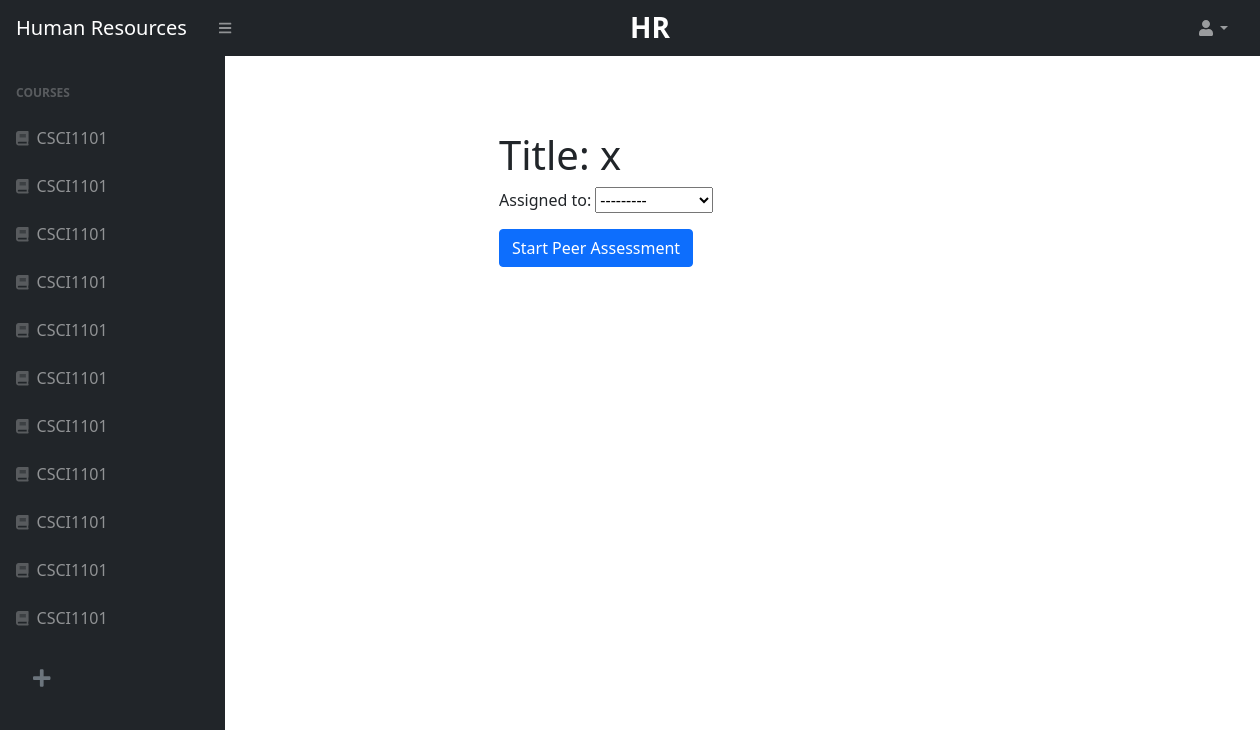
Page /54/27/start_assessment/ (signed in) on the committed database.
### courses/models.py (models this page shows)
class Course(models.Model):
	SEMESTERS = (
		('FALL', 'Fall'),
		('SPRING', 'Spring'),
		('SUMMER', 'Summer'),
		('WINTER', 'Winter')
	)
	name = models.CharField(max_length=120, blank=False)
	semester 	= models.CharField(max_length=10, choices=SEMESTERS)
	year 		= models.DecimalField(max_digits=5,decimal_places=0, blank=False)
	code 		= models.CharField(max_length=30, blank=False)
	course_id 	= models.AutoField(primary_key=True)
	professor = models.EmailField(max_length=120)

### assessments/models.py (models this page shows)
class PeerAssessment(models.Model):
    title = models.CharField(max_length=64)
    is_active = models.BooleanField(default=False)
    creator = models.ForeignKey(User, on_delete=models.CASCADE,default=None)
    creation_date = models.DateTimeField(default=timezone.now)
    end_date = models.DateTimeField(default=get_week_ahead)
    course_id = models.IntegerField()
    is_published = models.BooleanField(default=False)

### assessments/views.py (the view)
# urls.py: path("<int:peer_assessment_pk>/<int:course_pk>/start_assessment/", assessment_views.start_assessment, name="start_assessment"),
@login_required
def start_assessment(request, peer_assessment_pk,course_pk):
    peer_assessment = get_object_or_404(PeerAssessment, pk=peer_assessment_pk, is_active=True)
    groups = request.user.groups.all()
    groupmates = User.objects.all()
    for g in groups:
        print(g.name)
        groupmates = User.objects.filter(groups__name=g.name)
    if peer_assessment.end_date < timezone.now():
        peer_assessment.is_active = False
        print("after end date")
        return redirect("assessment_results", peer_assessment_pk=peer_assessment_pk, course_pk=course_pk)
    if request.method == "POST":
        form = SubmissionForm(request.POST)
        form.assigned_to = forms.ModelChoiceField(queryset=groupmates)
        if form.is_valid():
            if Submission.objects.filter(assigned_to = form.cleaned_data["assigned_to"]).filter(submitted_by = request.user).filter(peer_assessment= peer_assessment).exists():
                Submission.objects.filter(assigned_to = form.cleaned_data["assigned_to"]).filter(submitted_by = request.user).filter(peer_assessment= peer_assessment).delete()
                print("updated")
            sub = form.save(commit=False)
            sub.peer_assessment = peer_assessment
            sub.submitted_by = request.user
            sub.save()
            return redirect("submit_assessment", peer_assessment_pk=peer_assessment_pk, sub_pk=sub.pk, course_pk = course_pk)
    else:
        form = SubmissionForm()
        form.assigned_to = forms.ModelChoiceField(queryset=groupmates)
    data = {
        "course_list": get_user_registrations(request),
        "invitations": get_user_invitations(request),
        "current_course": course_pk,
        "current_course_name": Course.objects.get(course_id=course_pk).name,
        "peer_assessment": peer_assessment,
        "form": form
    }
    return render(request, "assessments/start_assessment.html", data)

### assessments/forms.py
class SubmissionForm(forms.ModelForm):
    assigned_to = forms.ModelChoiceField(queryset=User.objects.all())
    class Meta:
        model = Submission
        fields = ['assigned_to']

### assessments/views.py (called while the page is built)
def get_user_registrations(request):
    if request.user.is_staff:
        registrations = Course.objects.filter(professor=request.user.email)
    else:
        registrations = Registration.objects.filter(student=request.user.email)
    return registrations

def get_user_invitations(request):
    invitations = []
    if not request.user.is_staff:
        invitations = Invitation.objects.filter(student=request.user.email)
    return invitations

### assessments/templates/assessments/start_assessment.html (shortened to what this page needs)
{% extends "users/home.html" %}
{% load static %}
{% load crispy_forms_tags %}
{% block course_header %}
<div class="col">
    <h1 style="font-size: 1.75rem;" style="align-items:center" class="navbar-brand d-md-inline-block ms-auto">
        <strong>{{current_course_name}}</strong></h1>
</div>
<ul class="navbar-nav ms-auto ms-md-0 me-3 me-lg-4">
    <li class="nav-item dropdown">
        <a class="nav-link dropdown-toggle" id="navbarDropdown" href="#" role="button" data-bs-toggle="dropdown"
            aria-expanded="false"><i class="fas fa-user fa-fw"></i></a>
    </li>
</ul>
{% endblock %}
{% block core_content %}
<div style="margin-left: 50px; margin-top: 75px;" class="container-fluid px-4">
    <div style="margin-left: 200px;" class="ui center aligned basic very padded segment">
        <div class="ui left aligned basic very padded segment">
            <div class="ui center aligned basic very padded segment">
                <h1 class="ui header">Title: {{ peer_assessment.title }}
                </h1>
                <form method="post" action="" style="display: inline-block;">
                    {{form.as_p}}
                    <button type="submit" class="btn  btn-primary">Start Peer Assessment
                </form>
            </div>
        </div>
    </div>
</div>
{% endblock %}

### users/templates/users/home.html (shortened to what this page needs)
{% load static %}
{% load crispy_forms_tags %}
<!DOCTYPE html>
<html lang="en">
    <head>
        <link rel="stylesheet"  href="{%  static  'css/styles.css'  %}">
        <link href="https://cdn.jsdelivr.net/npm/simple-datatables@latest/dist/style.css" rel="stylesheet" />
    </head>
    <body class="sb-nav-fixed">
        <nav class="sb-topnav navbar navbar-expand navbar-dark bg-dark">
            <div class="col-2">
                <a class="navbar-brand ps-3" href="/">Human Resources</a>
            </div>
            <div class="col-4">
                <button class="btn btn-link btn-sm order-1 order-lg-0 me-4 me-lg-0" id="sidebarToggle" href="#!"><i class="fas fa-bars"></i></button>
            </div>
            {% block course_header %}{% endblock %}
        </nav>
        <div id="layoutSidenav">
            <div id="layoutSidenav_nav">
                <nav class="sb-sidenav accordion sb-sidenav-dark" id="sidenavAccordion">
                    <div class="sb-sidenav-menu">
                        <div class="nav">
                            <div class="sb-sidenav-menu-heading">Courses</div>
                            {% for course in course_list %}
                            <a class="nav-link" href="{% url 'assessments_list' course.course_id %}">
                                <div class="sb-nav-link-icon"><i class="fas fa-solid fa-book"></i></div>
                                {{ course.name }}
                            </a>
                            {% empty %}
                            <div style="margin-left:5%">No courses for this user</div>
                            {% endfor %}
                            {% if user.is_staff%}
                            <a class = "nav-link" href="{% url 'create_course' %}">
                                <button class="btn btn-transparent btn-lg">
                                    <i style="color:#6c757d" class="fas fa-solid fa-plus"></i>
                                </button>
                            </a>
                            {% endif %}
                        </div>
                    </div>
                </nav>
            </div>
            <div id="layoutSidenav_content">
                <main>
                    {% block core_content %}{% endblock %}
                </main>
            </div>
        </div>
    </body>
</html>

### rows in the picture
Course: name "HR"
Course: name "CSCI1101"
Course: name "CSCI1101"
Course: name "CSCI1101"
Course: name "CSCI1101"
Course: name "CSCI1101"
Course: name "CSCI1101"
Course: name "CSCI1101"
Course: name "CSCI1101"
Course: name "CSCI1101"
Course: name "CSCI1101"
Course: name "CSCI1101"
PeerAssessment: title "x"
